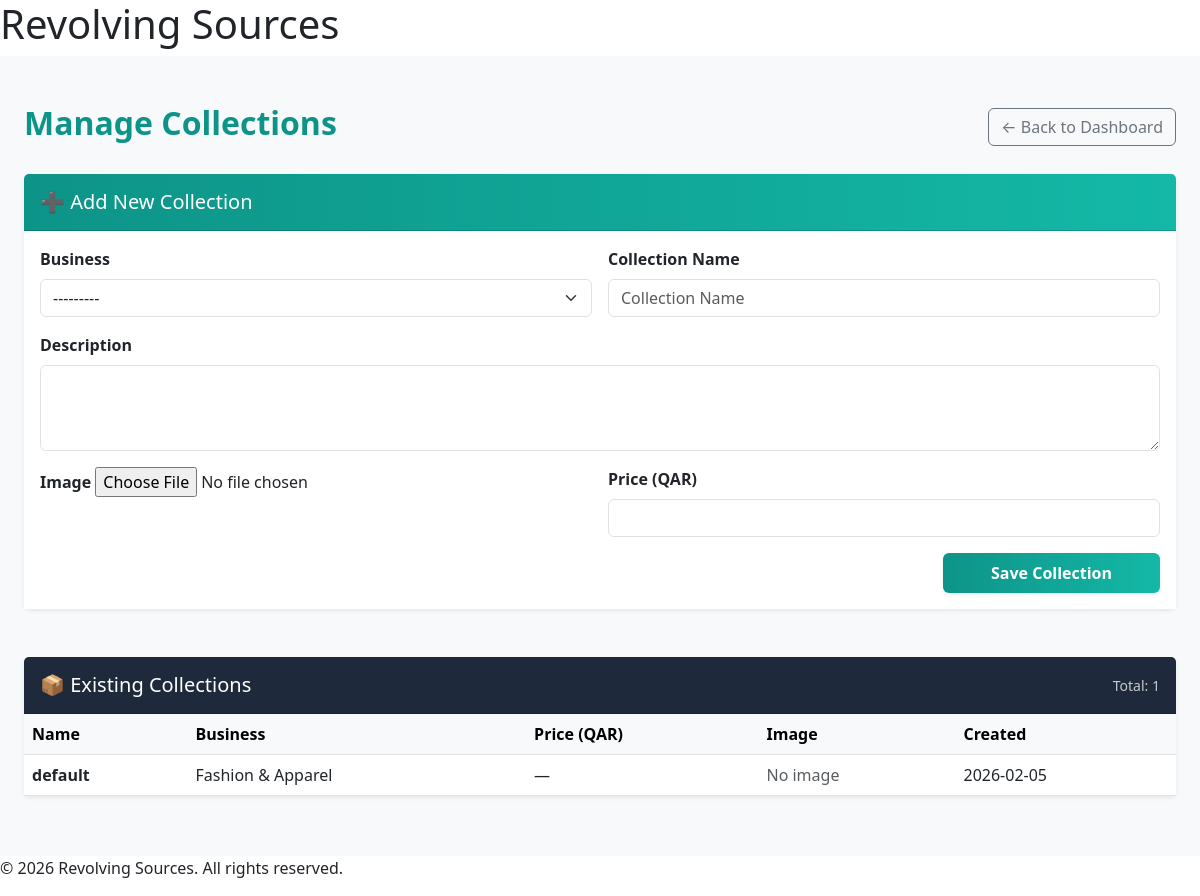
Page /collections/add/ on the earlier database version.
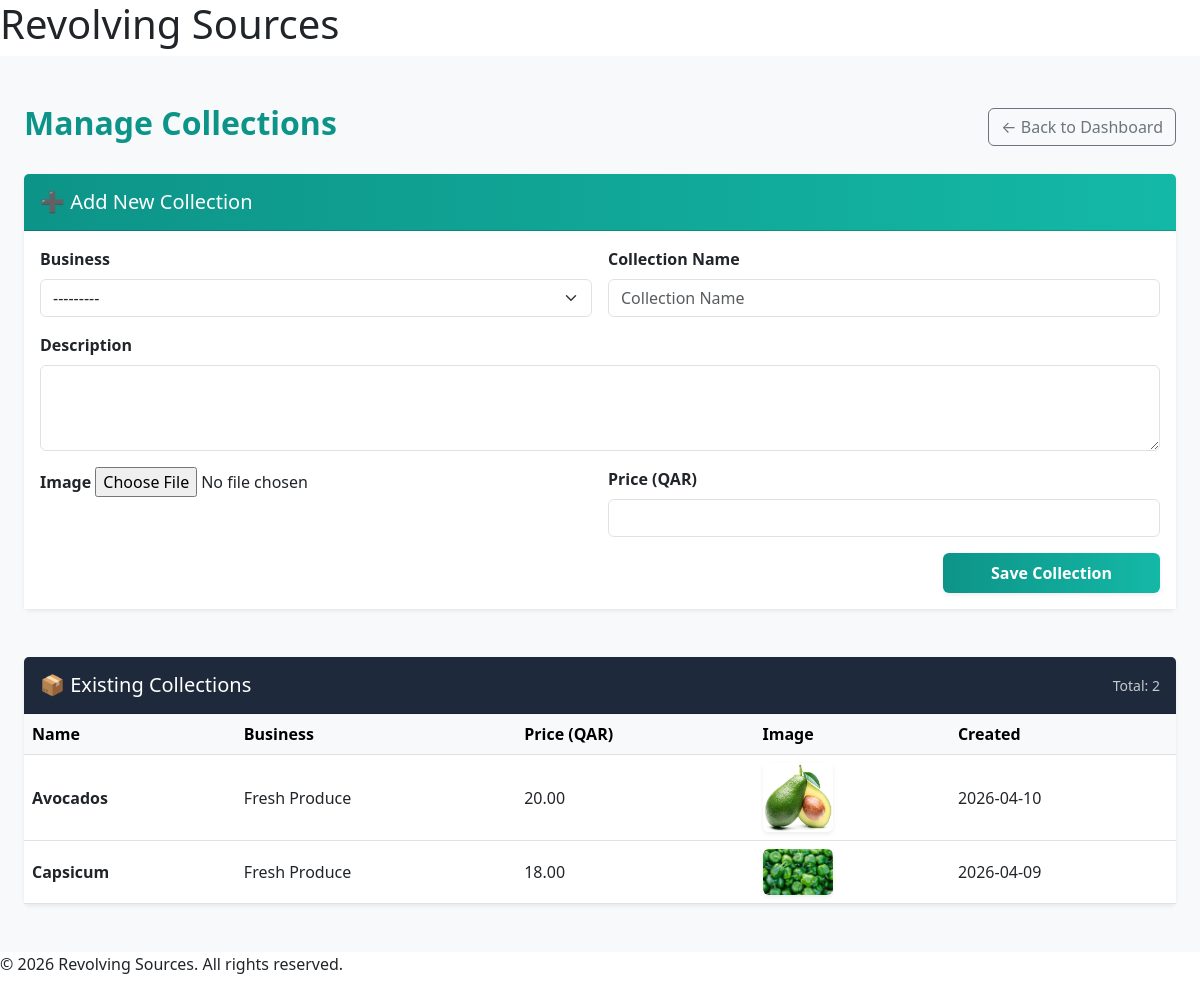
Same page on the later database version.
### infoweb/models.py (models this page shows, shortened)
class Collection(models.Model):
    business = models.ForeignKey('Business', on_delete=models.CASCADE, related_name='collections')
    name = models.CharField(max_length=150)
    description = models.TextField(blank=True)
    image = models.ImageField(upload_to='collections/', blank=True, null=True)
    price = models.DecimalField(max_digits=10, decimal_places=2, blank=True, null=True)
    created_at = models.DateTimeField(auto_now_add=True)

class Business(models.Model):
    BUSINESS_TYPES = [
        ('produce', 'Fresh Produce'),
        ('ecommerce', 'E-Commerce'),
        ('services', 'Business Services'),
        ('apparel', 'Fashion & Apparel'),
    ]
    type = models.CharField(max_length=20, choices=BUSINESS_TYPES)
    title = models.CharField(max_length=100)
    subtitle = models.CharField(max_length=150)
    description = models.TextField()
    features = models.JSONField(default=list)  # store list of features
    image_url = models.URLField(blank=True)
    def __str__(self):
        return self.title

### infoweb/views.py (the view)
# urls.py: path('collections/add/', views.create_collection, name='create-collection'),
def create_collection(request):
    if request.method == 'POST':
        form = CollectionForm(request.POST, request.FILES)
        if form.is_valid():
            form.save()
            messages.success(request, "✅ Collection added successfully!")
            return redirect('create-collection')
    else:
        form = CollectionForm()
    collections = Collection.objects.select_related('business').order_by('-created_at')
    return render(request, 'infoweb/add_collection.html', {'form': form, 'collections': collections})

### infoweb/forms.py
class CollectionForm(forms.ModelForm):
    class Meta:
        model = Collection
        fields = ['business', 'name', 'description', 'image', 'price']
        widgets = {
            'business': forms.Select(attrs={'class': 'form-select'}),
            'name': forms.TextInput(attrs={'class': 'form-control', 'placeholder': 'Collection Name'}),
            'description': forms.Textarea(attrs={'class': 'form-control', 'rows': 3}),
            'price': forms.NumberInput(attrs={'class': 'form-control', 'step': '0.01'}),
        }

### infoweb/templates/infoweb/add_collection.html (shortened to what this page needs)
{% extends "infoweb/layout.html" %}
{% block body%}
<div class="container-fluid py-5 px-4 bg-light min-vh-100">
  <div class="d-flex justify-content-between align-items-center mb-4">
    <h2 class="fw-bold text-teal">Manage Collections</h2>
    <a href="{% url 'index' %}" class="btn btn-outline-secondary">
      ← Back to Dashboard
    </a>
  </div>
  <div class="card shadow-sm border-0 mb-5">
    <div class="card-header bg-teal text-white py-3">
      <h5 class="mb-0">➕ Add New Collection</h5>
    </div>
    <div class="card-body bg-white">
      <form method="post" enctype="multipart/form-data" class="row g-3">
        <div class="col-md-6">
          <label class="form-label fw-semibold">Business</label>
          {{ form.business }}
        </div>
        <div class="col-md-6">
          <label class="form-label fw-semibold">Collection Name</label>
          {{ form.name }}
        </div>
        <div class="col-md-12">
          <label class="form-label fw-semibold">Description</label>
          {{ form.description }}
        </div>
        <div class="col-md-6">
          <label class="form-label fw-semibold">Image</label>
          {{ form.image }}
        </div>
        <div class="col-md-6">
          <label class="form-label fw-semibold">Price (QAR)</label>
          {{ form.price }}
        </div>
        <div class="col-12 text-end">
          <button type="submit" class="btn btn-teal px-5 py-2 fw-semibold shadow-sm">
            Save Collection
          </button>
        </div>
      </form>
    </div>
  </div>
  <div class="card shadow-sm border-0">
    <div class="card-header bg-slate text-white py-3 d-flex justify-content-between align-items-center">
      <h5 class="mb-0">📦 Existing Collections</h5>
      <span class="small opacity-75">Total: {{ collections|length }}</span>
    </div>
    <div class="card-body bg-white p-0">
      <div class="table-responsive">
        <table class="table align-middle mb-0">
          <thead class="table-light">
            <tr>
              <th>Name</th>
              <th>Business</th>
              <th>Price (QAR)</th>
              <th>Image</th>
              <th>Created</th>
            </tr>
          </thead>
          <tbody>
            {% for c in collections %}
            <tr>
              <td class="fw-semibold">{{ c.name }}</td>
              <td>{{ c.business.title }}</td>
              <td>{{ c.price|default:"—" }}</td>
              <td>
                {% if c.image %}
                <img src="{{ c.image.url }}" alt="{{ c.name }}" width="70" class="rounded shadow-sm" />
                {% else %}
                <span class="text-muted">No image</span>
                {% endif %}
              </td>
              <td>{{ c.created_at|date:"Y-m-d" }}</td>
            </tr>
            {% empty %}
            <tr>
              <td colspan="5" class="text-center text-muted py-4">No collections added yet.</td>
            </tr>
            {% endfor %}
          </tbody>
        </table>
      </div>
    </div>
  </div>
</div>
{% endblock %}

Differences in the rows shown:
no longer on this page (row unchanged): Collection: name "default", business "Fashion & Apparel", price "—", image "No image", created_at "2026-02-05"
added Collection: name "Avocados", business "Fresh Produce", price "20.00", image (picture), created_at "2026-04-10"
added Collection: name "Capsicum", business "Fresh Produce", price "18.00", image (picture), created_at "2026-04-09"
Other differences:
{{ collections|length }}: "1" → "2"
